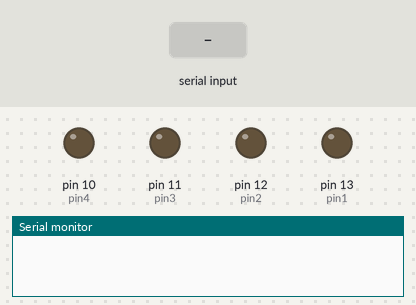
This sketch was run on a simulated Arduino Uno, built with avr-gcc and run on an emulated ATmega328P. Parts: output pins drawn as LEDs (lit = HIGH), the last lines printed to the serial monitor. The inputs (shaded band) are chosen by the test bench.

Above: at 1.2 s.
1.3 s: "a" received over Serial
At 1.8 s:
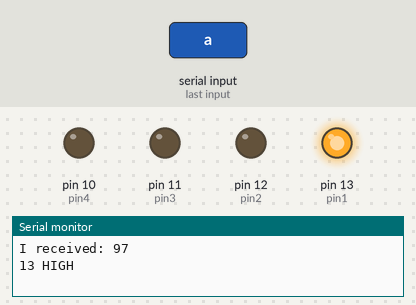
2.8 s: byte 103 (103) received over Serial
At 4.0 s:
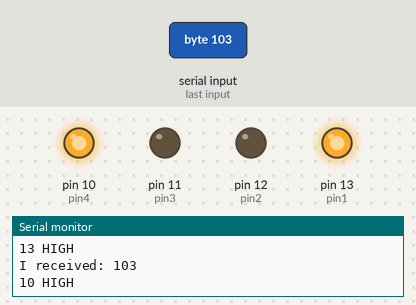
4.3 s: "b" received over Serial
At 5.3 s:
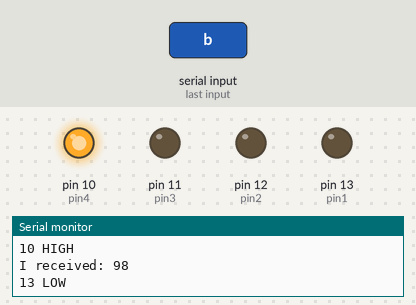
5.8 s: "c" received over Serial
At 6.4 s:
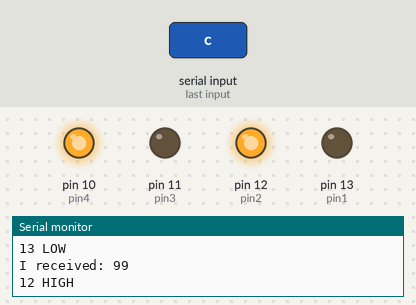
7.3 s: byte 104 (104) received over Serial
At 8.5 s:
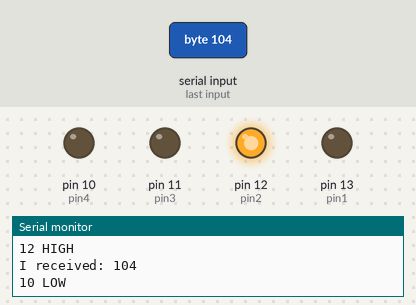
8.8 s: "e" received over Serial
At 9.9 s:
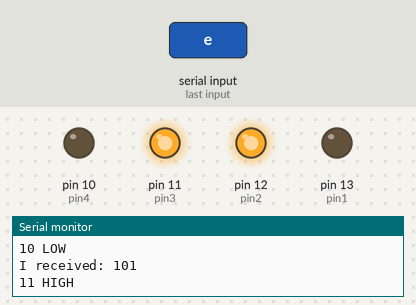
Timing chart, 0 to 11.3 s (numbered marks = the images above; inputs shaded):
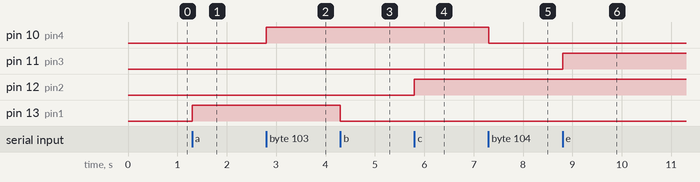

The sketch:

blimpcontrol.ino
```cpp
int pin1 = 13;
int pin2 = 12;
int pin3 = 11;
int pin4 = 10;
int pin5 = 9;

void setup() {
  pinMode(pin1, OUTPUT);
  pinMode(pin2, OUTPUT);
  pinMode(pin3, OUTPUT);
  pinMode(pin4, OUTPUT);
  Serial.begin(9600);
}

void loop() {
  if (Serial.available() > 0) {
    // read theincoming byte:
    int in = Serial.read();
    // say what you got:
    Serial.print("I received: ");
    Serial.println(in);
    if (in == 97){
      digitalWrite(pin1, HIGH);
      Serial.println("13 HIGH");
    } else if (in == 98){
      digitalWrite(pin1, LOW);
      Serial.println("13 LOW");
    } else if (in == 99){
      digitalWrite(pin2, HIGH);
      Serial.println("12 HIGH");
    } else if (in == 100){
      digitalWrite(pin2, LOW);
      Serial.println("12 LOW");
    } else if (in == 101){
      digitalWrite(pin3, HIGH);
      Serial.println("11 HIGH");
    } else if (in == 102){
      digitalWrite(pin3, LOW);
      Serial.println("11 LOW");
    } else if (in == 103){
      digitalWrite(pin4, HIGH);
      Serial.println("10 HIGH");
    } else if (in == 104){
      digitalWrite(pin4, LOW);
      Serial.println("10 LOW");
    } else if (in == 105){
      digitalWrite(pin5, HIGH);
      Serial.println("9 HIGH");
    } else if (in == 106){
      digitalWrite(pin5, LOW);
      Serial.println("9 LOW");
    }
  }
  /* digitalWrite(pin1, HIGH);
     digitalWrite(pin2, LOW);
     delay(1000);
     digitalWrite(pin1, LOW);
     digitalWrite(pin2, HIGH);
     delay(1000);*/


}
```

Measured:
- after the input at 1.3 s, pin 13 (pin1): LOW → HIGH at once
- after the input at 2.8 s, pin 10 (pin4): LOW → HIGH at once
- after the input at 4.3 s, pin 13 (pin1): HIGH → LOW at once
- after the input at 5.8 s, pin 12 (pin2): LOW → HIGH at once
- after the input at 7.3 s, pin 10 (pin4): HIGH → LOW at once
- after the input at 8.8 s, pin 11 (pin3): LOW → HIGH at once
